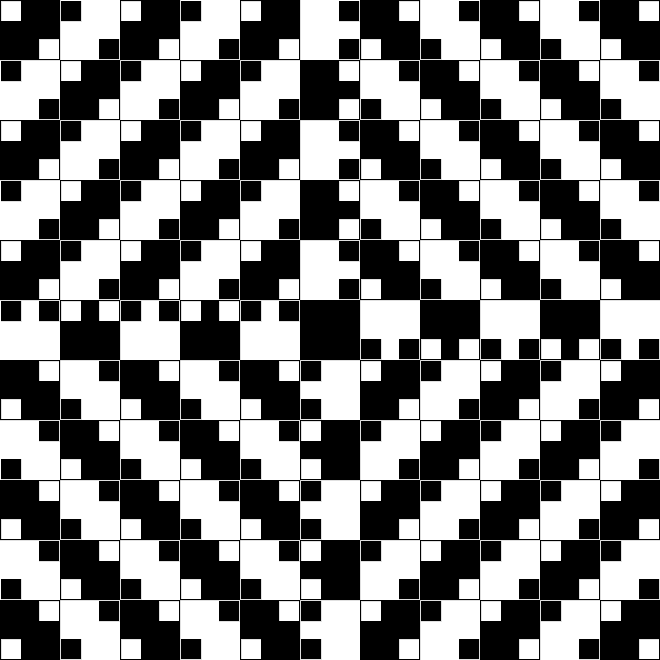
Frame 1 (no input)
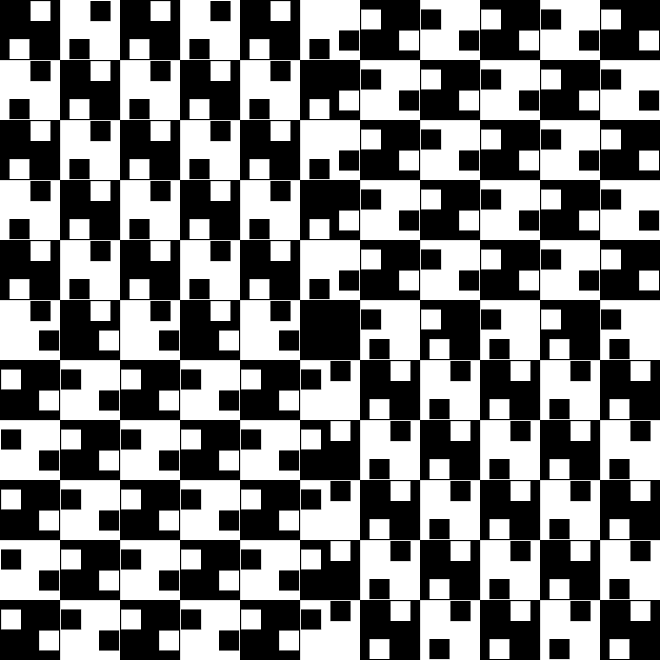
Frame 60 (the mouse pressed at the canvas centre just before this capture)
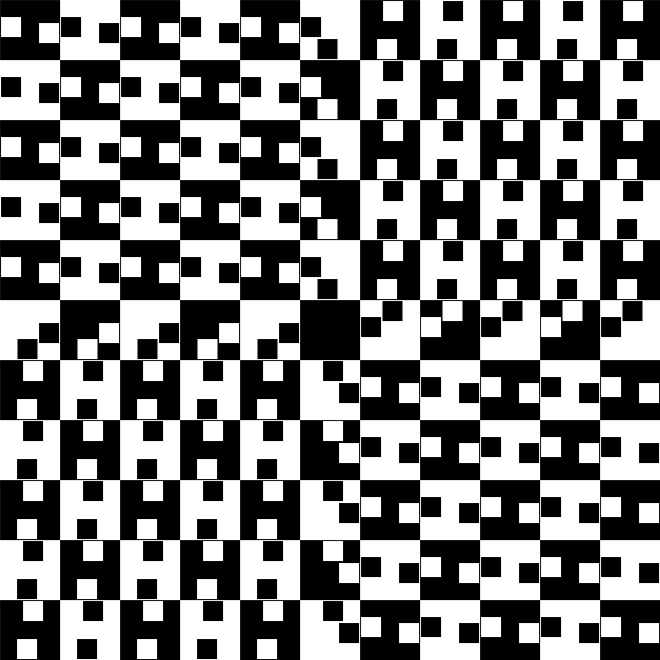
Frame 120 (the mouse held since frame 60 and released just before this capture)

The Processing sketch that drew these frames (run headless with seeded random() and noise(); from frame 60 on, the mouse is pressed at the canvas centre):

// Processing sketch: BuilgingCheckerboard
// ── BuilgingCheckerboard.pde
int c;
///Cuadrante 1
//blanco1
float velocity;
float c1b1x;
float c1b1y;
//blanco2
float c1b2x;
float c1b2y;
//negro1
float c1n1x;
float c1n1y;
//negro2
float c1n2x;
float c1n2y;

///Cuadrante 2
//blanco1
float c2b1x;
float c2b1y;
//blanco2
float c2b2x;
float c2b2y;
//negro1
float c2n1x;
float c2n1y;
//negro2
float c2n2x;
float c2n2y;



///mitad vertical superior
//blanco1
float mvsb1x;
float mvsb1y;
//blanco2
float mvsb2x;
float mvsb2y;
//negro1
float mvsn1x;
float mvsn1y;
//negro2
float mvsn2x;
float mvsn2y;

///mitad vertical inferior
//blanco1
float mvib1x;
float mvib1y;
//blanco2
float mvib2x;
float mvib2y;
//negro1
float mvin1x;
float mvin1y;
//negro2
float mvin2x;
float mvin2y;


///mitad horizontal izquierda
//blanco1
float mhib1x;
float mhib1y;
//blanco2
float mhib2x;
float mhib2y;
//negro1
float mhin1x;
float mhin1y;
//negro2
float mhin2x;
float mhin2y;


///mitad horizontal derecha
//blanco1
float mhdb1x;
float mhdb1y;
//blanco2
float mhdb2x;
float mhdb2y;
//negro1
float mhdn1x;
float mhdn1y;
//negro2
float mhdn2x;
float mhdn2y;

int delay;

void setup() {
  size(660, 660);
  background(255);
  c = 0;

  //velocity = 0.125;
  //velocity = 0.25;
  velocity = 0.5;
  delay = 2000;
  ///Cuadrante 1
  //blanco1
  c1b1x=0;
  c1b1y=0;
  //blanco2
  c1b2x=0;
  c1b2y=0;
  //negro1
  c1n1x=0;
  c1n1y=0;
  //negro2
  c1n2x=0;
  c1n2y=0;

  ///Cuadrante 2
  //blanco1
  c2b1x=0;
  c2b1y=0;
  //blanco2
  c2b2x=0;
  c2b2y=0;
  //negro1
  c2n1x=0;
  c2n1y=0;
  //negro2
  c2n2x=0;
  c2n2y=0;

  

  ///mitad vertical superior
  //blanco1
  mvsb1x=0;
  mvsb1y=0;
  //blanco2
  mvsb2x=0;
  mvsb2y=0;
  //negro1
  mvsn1x=0;
  mvsn1y=0;
  //negro2
  mvsn2x=0;
  mvsn2y=0;

  ///mitad vertical inferior
  //blanco1
  mvib1x=0;
  mvib1y=0;
  //blanco2
  mvib2x=0;
  mvib2y=0;
  //negro1
  mvin1x=0;
  mvin1y=0;
  //negro2
  mvin2x=0;
  mvin2y=0;


  ///mitad horizontal izquierda
  //blanco1
  mhib1x=0;
  mhib1y=0;
  //blanco2
  mhib2x=0;
  mhib2y=0;
  //negro1
  mhin1x=0;
  mhin1y=0;
  //negro2
  mhin2x=0;
  mhin2y=0;


  ///mitad horizontal derecha
  //blanco1
  mhdb1x=0;
  mhdb1y=0;
  //blanco2
  mhdb2x=0;
  mhdb2y=0;
  //negro1
  mhdn1x=0;
  mhdn1y=0;
  //negro2
  mhdn2x=0;
  mhdn2y=0;
}

void draw() {
  background(255);
  strokeWeight(0);
  fill(0);
  for (int i = 0; i < width; i+=120) {
    for (int j =0; j < height; j+=120) {
      rect(i, j, 60, 60);
    }
  }
  for (int i = 0; i < width; i+=120) {
    for (int j =0; j < height; j+=120) {
      rect(i+60, j+60, 60, 60);
    }
  }
  
  //Nota: Los cuadritos deben recorrer 30px, por lo tanto las coordenadas deben cambiar 30px en cada movimiento
  //////////////////////////////////////////////////////////////////////// Cuadros pequeños ///////////////////////////////////////////////////////77
  //////////////Cuadrante 1
  /// Blanco 1
  
  for (int i = 0; i < 300; i+=120) {
    for (int j =0; j < 300; j+=120) {
      fill(255);
      rect(c1b1x+i+1, c1b1y+j+1, 20, 20);
    }
  }
  for (int i = 0; i < 200; i+=120) {
    for (int j =0; j < 200; j+=120) {
      rect(c1b1x+i+61, c1b1y+j+61, 20, 20);
    }
  }
  
  ///Blanco 2
  for (int i = 0; i < 300; i+=120) {
    for (int j =0; j < 300; j+=120) {
      fill(255);
      rect(c1b2x+i+39, c1b2y+j+39, 20, 20);
    }
  }
  for (int i = 0; i < 200; i+=120) {
    for (int j =0; j < 200; j+=120) {
      rect(c1b2x+i+99, c1b2y+j+99, 20, 20);
    }
  }
  
  ///Negro 1
  for (int i = 0; i < 201; i+=120) {
    for (int j =0; j < 300; j+=120) {
      fill(0);
      rect(c1n1x+i+61, c1n1y+j+1, 20, 20);
    }
  }
  for (int i = 0; i < 261; i+=120) {
    for (int j =0; j < 200; j+=120) {
      rect(c1n1x+i+1, c1n1y+j+61, 20, 20);
    }
  }
  
  ///Negro 2
  for (int i = 0; i < 240; i+=120) {
    for (int j =0; j < 300; j+=120) {
      fill(0);
      rect(c1n2x+i+99, c1n2y+j+39, 20, 20);
    }
  }
  for (int i = 0; i < 291; i+=120) {
    for (int j =0; j < 201; j+=120) {
      rect(c1n2x+i+39, c1n2y+j+99, 20, 20);
    }
  }
  
  
  
  
  
  
  
  
  
  
  
  //////////////Cuadrante 2
  /// Blanco 1
  
 for (int i = 360; i < 660; i+=120) {
    for (int j =0; j < 300; j+=120) {
      fill(255);
      rect(c2b1x+i+39, c2b1y+j+1, 20, 20);
    }
  }
  for (int i = 360; i < 660; i+=120) {
    for (int j =0; j < 200; j+=120) {
      rect(c2b1x+i+99, c2b1y+j+61, 20, 20);
    }
  }
  
  
  
  ///Blanco 2
  for (int i = 360; i < 660; i+=120) {
    for (int j =0; j < 300; j+=120) {
      fill(255);
      rect(c2b2x+i+1, c2b2y+j+39, 20, 20);
    }
  }
  for (int i = 360; i < 660; i+=120) {
    for (int j =0; j < 200; j+=120) {
      rect(c2b2x+i+61, c2b2y+j+99, 20, 20);
    }
  }
  
  ///Negro 1
  for (int i = 360; i < 660; i+=120) {
    for (int j =0; j < 300; j+=120) {
      fill(0);
      rect(c2n1x+i+99, c2n1y+j+1, 20, 20);
    }
  }
  for (int i = 360; i < 660; i+=120) {
    for (int j =0; j < 200; j+=120) {
      rect(c2n1x+i+39, c2n1y+j+61, 20, 20);
    }
  }
  
  ///Negro 2
  for (int i = 360; i < 660; i+=120) {
    for (int j =0; j < 300; j+=120) {
      fill(0);
      rect(c2n2x+i+61, c2n2y+j+39, 20, 20);
    }
  }
  for (int i = 360; i < 660; i+=120) {
    for (int j =0; j < 201; j+=120) {
      rect(c2n2x+i+1, c2n2y+j+99, 20, 20);
    }
  }
  
  //////////////Cuadrante 3
  /// Blanco 1
  
  for (int i = 0; i < 300; i+=120) {
    for (int j =360; j < 660; j+=120) {
      fill(255);
      rect(c2b1x+i+39, c2b1y+j+1, 20, 20);
    }
  }
  for (int i = 0; i < 200; i+=120) {
     for (int j =360; j < 660; j+=120) {
      rect(c2b1x+i+99, c2b1y+j+61, 20, 20);
    }
  }
  
  ///Blanco 2
  for (int i = 0; i < 300; i+=120) {
     for (int j =360; j < 660; j+=120) {
      fill(255);
      rect(c2b2x+i+1, c2b2y+j+39, 20, 20);
    }
  }
  for (int i = 0; i < 200; i+=120) {
     for (int j =360; j < 660; j+=120) {
      rect(c2b2x+i+61, c2b2y+j+99, 20, 20);
    }
  }
  
  ///Negro 1
  for (int i = 0; i < 201; i+=120) {
     for (int j =360; j < 660; j+=120) {
      fill(0);
      rect(c2n1x+i+99, c2n1y+j+1, 20, 20);
    }
  }
  for (int i = 0; i < 261; i+=120) {
     for (int j =360; j < 660; j+=120) {
      rect(c2n1x+i+39, c2n1y+j+61, 20, 20);
    }
  }
  
  ///Negro 2
  for (int i = 0; i < 240; i+=120) {
     for (int j =360; j < 660; j+=120) {
      fill(0);
      rect(c2n2x+i+61, c2n2y+j+39, 20, 20);
    }
  }
  for (int i = 0; i < 291; i+=120) {
    for (int j =360; j < 660; j+=120) {
      rect(c2n2x+i+1, c2n2y+j+99, 20, 20);
    }
  }
  
  //////////////Cuadrante 4
  /// Blanco 1
  
  for (int i = 360; i < 660; i+=120) {
    for (int j =360; j < 660; j+=120) {
      fill(255);
      rect(c1b1x+i+1, c1b1y+j+1, 20, 20);
    }
  }
  for (int i = 360; i < 660; i+=120) {
    for (int j =360; j < 660; j+=120) {
      rect(c1b1x+i+61, c1b1y+j+61, 20, 20);
    }
  }
  
  ///Blanco 2
  for (int i = 360; i < 660; i+=120) {
    for (int j =360; j < 660; j+=120) {
      fill(255);
      rect(c1b2x+i+39, c1b2y+j+39, 20, 20);
    }
  }
  for (int i = 360; i < 660; i+=120) {
    for (int j =360; j < 660; j+=120) {
      rect(c1b2x+i+99, c1b2y+j+99, 20, 20);
    }
  }
  
  ///Negro 1
  for (int i = 360; i < 660; i+=120) {
    for (int j =360; j < 660; j+=120) {
      fill(0);
      rect(c1n1x+i+61, c1n1y+j+1, 20, 20);
    }
  }
  for (int i = 360; i < 660; i+=120) {
    for (int j =360; j < 660; j+=120) {
      rect(c1n1x+i+1, c1n1y+j+61, 20, 20);
    }
  }
  
  ///Negro 2
  for (int i = 360; i < 660; i+=120) {
    for (int j =360; j < 660; j+=120) {
      fill(0);
      rect(c1n2x+i+99, c1n2y+j+39, 20, 20);
    }
  }
  for (int i = 360; i < 660; i+=120) {
    for (int j =360; j < 660; j+=120) {
      rect(c1n2x+i+39, c1n2y+j+99, 20, 20);
    }
  }
  
  
  
  
  
  
  ///Mitad horizontal izquierda
  //Blancos
  for (int i = 0; i < 180; i+=120) {
      fill(255);
      rect(mhib1x+i+61, mhib1y+301, 20, 20);
    
  }
  
  for (int i = 0; i < 180; i+=120) {
      fill(255);
      rect(mhib2x+i+99, mhib2y+301, 20, 20);
    
  }
  //Negros
  for (int i = 0; i < 300; i+=120) {
      fill(0);
      rect(mhin1x+i+1, mhin1y+301, 20, 20);
    
  }
  
  for (int i = 0; i < 300; i+=120) {
      fill(0);
      rect(mhin2x+i+39, mhin2y+301, 20, 20);
    
  }
  
  ///Mitad horizontal derecha
  //Blancos
  for (int i = 360; i < 660; i+=120) {
      fill(255);
      rect(mhdb1x+i+61, mhdb1y+339, 20, 20);
    
  }
  
  for (int i = 360; i < 660; i+=120) {
      fill(255);
      rect(mhdb2x+i+99, mhdb2y+339, 20, 20);
    
  }
  //Negros
  for (int i = 360; i < 660; i+=120) {
      fill(0);
      rect(mhdn1x+i+1, mhdn1y+339, 20, 20);
    
  }
  
  for (int i = 360; i < 660; i+=120) {
      fill(0);
      rect(mhdn2x+i+39, mhdn2y+339, 20, 20);
    
  }
  
  ///Mitad vertical superior 
  
  //Blancos
  for (int i = 0; i < 180; i+=120) {
      fill(255);
      rect(mvsb1x+339, mvsb1y+i+61, 20, 20);
    
  }
  for (int i = 0; i < 180; i+=120) {
      fill(255);
      rect(mvsb2x+339, mvsb2y+i+99, 20, 20);
    
  }
  
  //Negros
  for (int i = 0; i < 300; i+=120) {
      fill(0);
      rect(mvsn1x+339, mvsn1y+i+1, 20, 20);
    
  }
  
  for (int i = 0; i < 300; i+=120) {
      fill(0);
      rect(mvsn2x+339, mvsn2y+i+39, 20, 20);
    
  }
  
  ///Mitad vertical inferior
  
  //Blancos
  for (int i = 360; i < 660; i+=120) {
      fill(255);
      rect(mvib1x+301, mvib1y+i+61, 20, 20);
    
  }
  for (int i = 360; i < 660; i+=120) {
      fill(255);
      rect(mvib2x+301, mvib2y+i+99, 20, 20);
    
  }
  
  //Negros
  for (int i = 360; i < 660; i+=120) {
      fill(0);
      rect(mvin1x+301, mvin1y+i+1, 20, 20);
    
  }
  
  for (int i = 360; i < 660; i+=120) {
      fill(0);
      rect(mvin2x+301, mvin2y+i+39, 20, 20);
    
  }
  
  //Movimiento inferior
  //Movimiento cuadrante 1 y 4
  if(c1b1x ==0 && c1b1y==0 ){
    delay(delay);
  }
  
  if(c1b1x>=0 && c1b1y == 0 && c1b1x < 38){
    c1b1x = c1b1x + velocity;
  }
  
  if(c1b1x == 38 && c1b1y== 0){
    delay(delay);
  }
  if(c1b1x==38 && c1b1y >= 0 && c1b1y < 38){
    c1b1y = c1b1y + velocity;
  }
  
  if(c1b1x == 38 && c1b1y== 38 ){
    delay(delay);
  }
   if(c1b1x<=38 && c1b1y == 38 && c1b1x > 0){
    c1b1x = c1b1x - velocity;
  }
  
  if(c1b1x == 0 && c1b1y== 38 ){
    delay(delay);
  }
  if(c1b1x==0 && c1b1y <= 38 && c1b1y > 0){
    c1b1y = c1b1y - velocity;
  }
  
  if(c1b2x > -38 && c1b2x <= 0 && c1b2y == 0){
    c1b2x = c1b2x - velocity;
  }
  if(c1b2x==-38 && c1b2y <= 0 && c1b2y > -38){
    c1b2y = c1b2y - velocity;
  }
  if(c1b2y>=-38 && c1b2x == 0 && c1b2y < 0){
    c1b2y = c1b2y + velocity;
  }
  if(c1b2y==-38 && c1b2x >= -38 && c1b2x < 0){
    c1b2x = c1b2x + velocity;
  }
  
  
  
  if(c1n1x>=0 && c1n1y == 0 && c1n1x < 38){
    c1n1x = c1n1x + velocity;
  }
  if(c1n1x==38 && c1n1y >= 0 && c1n1y < 38){
    c1n1y = c1n1y + velocity;
  }
   if(c1n1x<=38 && c1n1y == 38 && c1n1x > 0){
    c1n1x = c1n1x - velocity;
  }
  if(c1n1x==0 && c1n1y <= 38 && c1n1y > 0){
    c1n1y = c1n1y - velocity;
  }
  
  if(c1n2x > -38 && c1n2x <= 0 && c1n2y == 0){
    c1n2x = c1n2x - velocity;
  }
  if(c1n2x==-38 && c1n2y <= 0 && c1n2y > -38){
    c1n2y = c1n2y - velocity;
  }
  if(c1n2y>=-38 && c1n2x == 0 && c1n2y < 0){
    c1n2y = c1n2y + velocity;
  }
  if(c1n2y==-38 && c1n2x >= -38 && c1n2x < 0){
    c1n2x = c1n2x + velocity;
  }
  
  
  
  
  
  
  
  
  //Movimiento cuadrante 2 y 3
  if(c2b1x>=-38 && c2b1y == 0 && c2b1x < 0){
    c2b1x = c2b1x + velocity;
  }
  if(c2b1x==0 && c2b1y >= 0 && c2b1y < 38){
    c2b1y = c2b1y + velocity;
  }
   if(c2b1x<=0 && c2b1y == 38 && c2b1x > -38){
    c2b1x = c2b1x - velocity;
  }
  if(c2b1x==-38 && c2b1y <= 38 && c2b1y > 0){
    c2b1y = c2b1y - velocity;
  }
  
  if(c2b2x > 0 && c2b2x <= 38 && c2b2y == 0){
    c2b2x = c2b2x - velocity;
  }
  if(c2b2x==0 && c2b2y <= 0 && c2b2y > -38){
    c2b2y = c2b2y - velocity;
  }
  if(c2b2y >=-38 && c2b2x == 38 && c2b2y < 0){
    c2b2y = c2b2y + velocity;
  }
  if(c2b2y==-38 && c2b2x >= 0 && c2b2x < 38){
    c2b2x = c2b2x + velocity;
  }
  
  
  
  if(c2n1x>=-38 && c2n1y == 0 && c2n1x < 0){
    c2n1x = c2n1x + velocity;
  }
  if(c2n1x==0 && c2n1y >= 0 && c2n1y < 38){
    c2n1y = c2n1y + velocity;
  }
   if(c2n1x<=0 && c2n1y == 38 && c2n1x > -38){
    c2n1x = c2n1x - velocity;
  }
  if(c2n1x==-38 && c2n1y <= 38 && c2n1y > 0){
    c2n1y = c2n1y - velocity;
  }
  
  if(c2n2x > 0 && c2n2x <= 38 && c2n2y == 0){
    c2n2x = c2n2x - velocity;
  }
  if(c2n2x==0 && c2n2y <= 0 && c2n2y > -38){
    c2n2y = c2n2y - velocity;
  }
  if(c2n2y >=-38 && c2n2x == 38 && c2n2y < 0){
    c2n2y = c2n2y + velocity;
  }
  if(c2n2y==-38 && c2n2x >= 0 && c2n2x < 38){
    c2n2x = c2n2x + velocity;
  }
  
  
  //Movimiento medio lateral izquierda
  if(mhdb1x <= 38 && mhdb1x > 0 && mhdb1y == 0){
    mhdb1x = mhdb1x - velocity;
  }
  if(mhdb1x >= 0 && mhdb1x < 38 && mhdb1y == -38){
    mhdb1x = mhdb1x + velocity;
  }
  if(mhdb1y <= 0 && mhdb1y > -38 && mhdb1x == 0){
    mhdb1y = mhdb1y - velocity;
  }
  if(mhdb1y >= -38 && mhdb1y < 0 && mhdb1x == 38){
    mhdb1y = mhdb1y + velocity;
  }
  
  if(mhdb2x <= 0 && mhdb2x > -38 && mhdb2y == 0){
    mhdb2x = mhdb2x - velocity;
  }
  if(mhdb2x >= -38 && mhdb2x < 0 && mhdb2y == -38){
    mhdb2x = mhdb2x + velocity;
  }
  if(mhdb2y <= 0 && mhdb2y > -38 && mhdb2x == -38 ){
    mhdb2y = mhdb2y - velocity;
  }
  if(mhdb2y >= -38 && mhdb2y < 0 && mhdb2x == 0){
    mhdb2y = mhdb2y + velocity;
  }
  
  
  
  if(mhdn1x <= 38 && mhdn1x > 0 && mhdn1y == 0){
    mhdn1x = mhdn1x - velocity;
  }
  if(mhdn1x >= 0 && mhdn1x < 38 && mhdn1y == -38){
    mhdn1x = mhdn1x + velocity;
  }
  if(mhdn1y <= 0 && mhdn1y > -38 && mhdn1x == 0){
    mhdn1y = mhdn1y - velocity;
  }
  if(mhdn1y >= -38 && mhdn1y < 0 && mhdn1x == 38){
    mhdn1y = mhdn1y + velocity;
  }
  
  if(mhdn2x <= 0 && mhdn2x > -38 && mhdn2y == 0){
    mhdn2x = mhdn2x - velocity;
  }
  if(mhdn2x >= -38 && mhdn2x < 0 && mhdn2y == -38){
    mhdn2x = mhdn2x + velocity;
  }
  if(mhdn2y <= 0 && mhdn2y > -38 && mhdn2x == -38 ){
    mhdn2y = mhdn2y - velocity;
  }
  if(mhdn2y >= -38 && mhdn2y < 0 && mhdn2x == 0){
    mhdn2y = mhdn2y + velocity;
  }
  
  //Movimiento lateral izquierdo
  if(mhib1x <= 38 && mhib1x > 0 && mhib1y == 38){
    mhib1x = mhib1x - velocity;
  }
  if(mhib1x >= 0 && mhib1x < 38 && mhib1y == 0){
    mhib1x = mhib1x + velocity;
  }
  if(mhib1y <= 38 && mhib1y > 0 && mhib1x == 0){
    mhib1y = mhib1y - velocity;
  }
  if(mhib1y >= 0 && mhib1y < 38 && mhib1x == 38){
    mhib1y = mhib1y + velocity;
  }
  
  if(mhib2x <= 0 && mhib2x > -38 && mhib2y == 38){
    mhib2x = mhib2x - velocity;
  }
  if(mhib2x >= -38 && mhib2x < 0 && mhib2y == 0){
    mhib2x = mhib2x + velocity;
  }
  if(mhib2y <= 38 && mhib2y > 0 && mhib2x == -38 ){
    mhib2y = mhib2y - velocity;
  }
  if(mhib2y >= 0 && mhib2y < 38 && mhib2x == 0){
    mhib2y = mhib2y + velocity;
  }
  
  
  
  if(mhin1x <= 38 && mhin1x > 0 && mhin1y == 38){
    mhin1x = mhin1x - velocity;
  }
  if(mhin1x >= 0 && mhin1x < 38 && mhin1y == 0){
    mhin1x = mhin1x + velocity;
  }
  if(mhin1y <= 38 && mhin1y > 0 && mhin1x == 0){
    mhin1y = mhin1y - velocity;
  }
  if(mhin1y >= 0 && mhin1y < 38 && mhin1x == 38){
    mhin1y = mhin1y + velocity;
  }
  
  if(mhin2x <= 0 && mhin2x > -38 && mhin2y == 38){
    mhin2x = mhin2x - velocity;
  }
  if(mhin2x >= -38 && mhin2x < 0 && mhin2y == 0){
    mhin2x = mhin2x + velocity;
  }
  if(mhin2y <= 38 && mhin2y > 0 && mhin2x == -38 ){
    mhin2y = mhin2y - velocity;
  }
  if(mhin2y >= 0 && mhin2y < 38 && mhin2x == 0){
    mhin2y = mhin2y + velocity;
  }
  
  
  //Movimiento superior
  if(mvsb1x <= 0 && mvsb1x > -38 && mvsb1y == 38){
    mvsb1x = mvsb1x - velocity;
  }
  if(mvsb1x >= -38 && mvsb1x < 0 && mvsb1y == 0){
    mvsb1x = mvsb1x + velocity;
  }
  if(mvsb1y <= 38 && mvsb1y > 0 && mvsb1x == -38 ){
    mvsb1y = mvsb1y - velocity;
  }
  if(mvsb1y >= 0 && mvsb1y < 38 && mvsb1x == 0){
    mvsb1y = mvsb1y + velocity;
  }
  
  if(mvsb2x <= 0 && mvsb2x > -38 && mvsb2y == 0){
    mvsb2x = mvsb2x - velocity;
  }
  if(mvsb2y <= 0 && mvsb2y > -38 && mvsb2x == -38 ){
    mvsb2y = mvsb2y - velocity;
  }
  if(mvsb2x >= -38 && mvsb2x < 0 && mvsb2y == -38){
    mvsb2x = mvsb2x + velocity;
  }
  
  if(mvsb2y >= -38 && mvsb2y < 0 && mvsb2x == 0){
    mvsb2y = mvsb2y + velocity;
  }
  
  if(mvsn1x <= 0 && mvsn1x > -38 && mvsn1y == 38){
    mvsn1x = mvsn1x - velocity;
  }
  if(mvsn1x >= -38 && mvsn1x < 0 && mvsn1y == 0){
    mvsn1x = mvsn1x + velocity;
  }
  if(mvsn1y <= 38 && mvsn1y > 0 && mvsn1x == -38 ){
    mvsn1y = mvsn1y - velocity;
  }
  if(mvsn1y >= 0 && mvsn1y < 38 && mvsn1x == 0){
    mvsn1y = mvsn1y + velocity;
  }
  
  if(mvsn2x <= 0 && mvsn2x > -38 && mvsn2y == 0){
    mvsn2x = mvsn2x - velocity;
  }
  if(mvsn2y <= 0 && mvsn2y > -38 && mvsn2x == -38 ){
    mvsn2y = mvsn2y - velocity;
  }
  if(mvsn2x >= -38 && mvsn2x < 0 && mvsn2y == -38){
    mvsn2x = mvsn2x + velocity;
  }
  
  if(mvsn2y >= -38 && mvsn2y < 0 && mvsn2x == 0){
    mvsn2y = mvsn2y + velocity;
  }

  
  
  //Movimiento inferior
  if(mvib1x >= 0 && mvib1x < 38 && mvib1y == 0){
     mvib1x = mvib1x + velocity;
  }
  if(mvib1x <= 38 && mvib1x > 0 && mvib1y == 38){
     mvib1x = mvib1x - velocity;
  }
  if(mvib1y >= 0 && mvib1y < 38 && mvib1x == 38 ){
     mvib1y = mvib1y + velocity;
  }
  if(mvib1y <= 38 && mvib1y > 0 && mvib1x == 0){
     mvib1y = mvib1y - velocity;
  }
  
  if(mvib2x <= 38 && mvib2x > 0 && mvib2y == 0){
     mvib2x = mvib2x - velocity;
  }
  if(mvib2y <= 0 && mvib2y > -38 && mvib2x == 0 ){
     mvib2y = mvib2y - velocity;
  }
  if(mvib2x >= 0 && mvib2x < 38 && mvib2y == -38){
     mvib2x = mvib2x + velocity;
  }
  
  if(mvib2y >= -38 && mvib2y < 0 && mvib2x == 38){
     mvib2y = mvib2y + velocity;
  }
  
 if(mvin1x >= 0 && mvin1x < 38 && mvin1y == 0){
     mvin1x = mvin1x + velocity;
  }
  if(mvin1x <= 38 && mvin1x > 0 && mvin1y == 38){
     mvin1x = mvin1x - velocity;
  }
  if(mvin1y >= 0 && mvin1y < 38 && mvin1x == 38 ){
     mvin1y = mvin1y + velocity;
  }
  if(mvin1y <= 38 && mvin1y > 0 && mvin1x == 0){
     mvin1y = mvin1y - velocity;
  }
  
  if(mvin2x <= 38 && mvin2x > 0 && mvin2y == 0){
     mvin2x = mvin2x - velocity;
  }
  if(mvin2y <= 0 && mvin2y > -38 && mvin2x == 0 ){
     mvin2y = mvin2y - velocity;
  }
  if(mvin2x >= 0 && mvin2x < 38 && mvin2y == -38){
     mvin2x = mvin2x + velocity;
  }
  
  if(mvin2y >= -38 && mvin2y < 0 && mvin2x == 38){
     mvin2y = mvin2y + velocity;
  }
  
  
  
  
  
  if(mousePressed == true){
    stroke(130,130,130);
    for(int i = 0; i< width;i+=60){
      line(i+60,0,i+60,height);
      
    }
    for(int i = 0; i< width;i+=60){
      line(0,i+60,width,i+60);
      
    }
    strokeWeight(3);
  }
  
  if(keyPressed == true){
    stroke(130,130,130);
    strokeWeight(3);
    for(int i = 0; i< width;i+=60){
      line(i+60,0,i+60,height);
      
    }
    for(int i = 0; i< width;i+=60){
      line(0,i+60,width,i+60);
      
    }
    
  }
  
  
  
  
 
}
